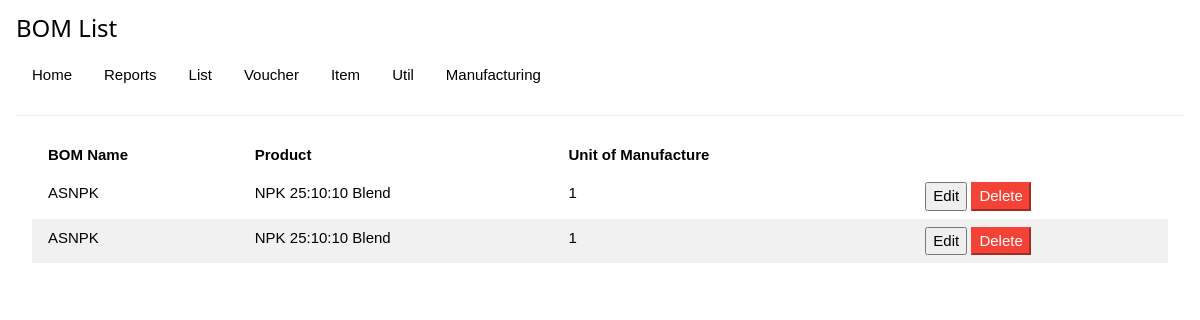
The page /app/bomlist.php on the database its author committed.
### tables this page shows
CREATE TABLE `bom` (
  `bom_id` int(11) NOT NULL,
  `bom_name` varchar(25) DEFAULT NULL,
  `bom_fitem` varchar(25) DEFAULT NULL,
  `bom_uom` int(11) DEFAULT NULL
);

CREATE TABLE `products` (
  `i_id` int(11) NOT NULL,
  `u_id` int(11) NOT NULL,
  `icode` varchar(25) NOT NULL,
  `iname` varchar(25) NOT NULL,
  `icat` varchar(25) NOT NULL
);

### app/bomlist.php (the view, shortened to what this page needs)
<?php
require_once '../inc/db.php';
$retsql = 'SELECT b.bom_id,p.iname,b.bom_name,b.bom_uom
			   FROM bom as b
			   INNER JOIN products as p ON p.i_id = b.bom_fitem
			   ORDER BY b.bom_name ASC';
$result = mysqli_query($conn, $retsql);
$data = array();
while ($row = mysqli_fetch_array($result, MYSQLI_ASSOC)) {
    $data[] = $row;
}
$blist = $data;
?>
<!DOCTYPE html>
<html>
<head>
    <link rel="stylesheet" type="text/css" href="../lib/sdt.css">
    <link rel="stylesheet" type="text/css" href="../lib/w3.css">
</head>
<body>
    <div class="w3-container">
        <h3>BOM List</h3>
        <?php require_once '../inc/nav.php'; ?>
        <div class="w3-panel">
            <table id="matbl" class='w3-table w3-striped w3-hoverable'>
                <thead>
                    <tr>
                        <th>BOM Name</th>
                        <th>Product</th>
                        <th>Unit of Manufacture</th>
                    </tr>
                </thead>
                <?php foreach ($blist as $bom) { ?>
                    <tr>
                        <td><?php echo $bom["bom_name"]; ?></td>
                        <td><?php echo $bom["iname"]; ?></td>
                        <td><?php echo $bom["bom_uom"]; ?></td>
                        <td>
                        <td>
                            <button><a href="bomedit.php?bedit=<?php echo $bom["bom_id"]; ?>" style="text-decoration: none;">Edit</a></button>
                            <button disabled class="w3-border-red w3-red"><a href="ajaxdb.php?bdelete=<?php echo $bom["bom_id"]; ?>" style="text-decoration: none;">Delete</a></button>
                        </td>
                        </td>
                    </tr>
                <?php } ?>
            </table>
        </div>
    </div>
</body>
</html>

### rows shown on the page
bom: bom_name "ASNPK", products.iname "NPK 25:10:10 Blend", bom_uom "1"
bom: bom_name "ASNPK", products.iname "NPK 25:10:10 Blend", bom_uom "1"
